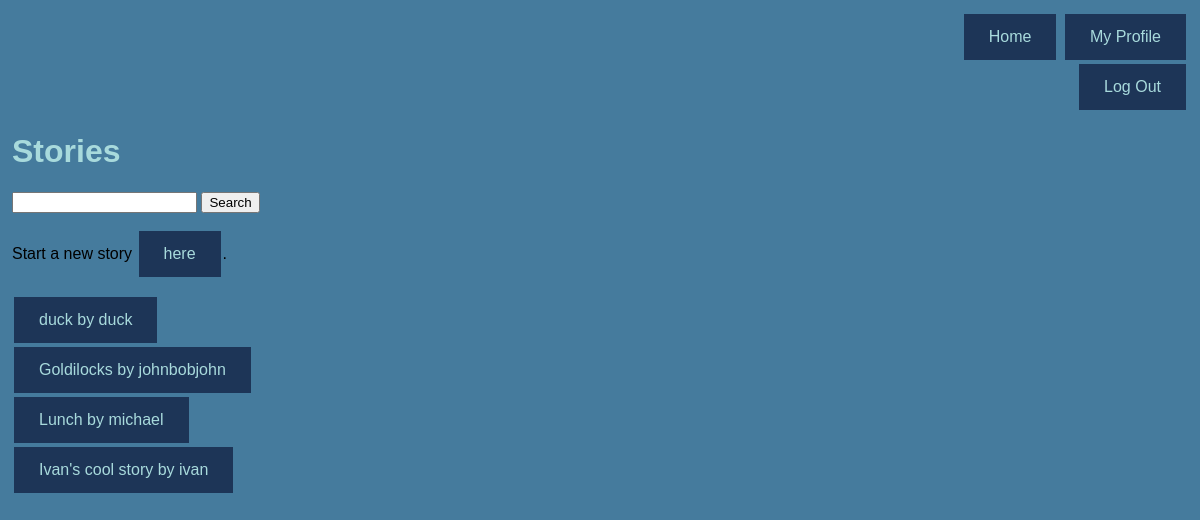
Page /stories (signed in) on the committed database.
### tables this page shows
CREATE TABLE `story`(id INTEGER PRIMARY KEY,time_created TIMESTAMP,title VARCHAR,created_by INTEGER);

CREATE TABLE `user` (id INTEGER PRIMARY KEY, username VARCHAR, password BLOB, time_created TIMESTAMP DEFAULT CURRENT_TIMESTAMP);

### app/__init__.py (the view)
@app.route('/stories')
@login_required
def stories():
    storyThreads = Story.get_all_stories()
    return render_template('stories.html', title='Story Hub', threads=storyThreads)

### app/__init__.py (called while the page is built)
@app.before_request
def before_request():
    session.permanent = True

@app.context_processor
def make_template_globals():
    return dict(current_user=current_user())

### app/database/__init__.py (called while the page is built)
def execute_command(cmd):
    db = sqlite3.connect('database.db')
    c = db.cursor()
    ret = c.execute(cmd)
    db.commit()
    return ret

### app/database/story.py (called while the page is built)
    @staticmethod
    def get_all_stories():
        data = execute_command(
            'SELECT id FROM `story` '
            'ORDER BY id DESC').fetchall()
        stories = list()
        for s in data:
            stories.append(Story(s[0]))
        return stories

### app/session_management.py (called while the page is built)
def current_user():
    if 'user_id' in session:
        return User(session['user_id'])
    return None

def login_required(f):
    @wraps(f)
    def dec(*args, **kwargs):
        if 'user_id' in session:
            for arg in args:
                print(arg)
            return f(*args, **kwargs)
        flash('You must be logged in to view [%s]!' % request.path, 'red')
        return redirect('/login')
    return dec

### app/templates/stories.html
{% extends "_base.html" %}
{% block content %}
    <div align="right">
        <a href="{{ url_for('index') }}">Home</a>
        <a href="{{ url_for('profile') }}">My Profile</a><br>
        <a href="{{ url_for('logout') }}">Log Out</a>
    </div>
    <h1>Stories</h1>
    <form method="post" action="/search">
        <input type="text" name="query">
        <input type="submit" name="button" value="Search">
    </form>
    <p>Start a new story <a href="{{ url_for('new_story') }}">here</a>.</p>
    {% for story in threads %}
        <a href="{{ url_for('show_story', id=story.id) }}">{{ story.title }} by {{ story.author.username }}</a><br>
    {%  endfor %}
{% endblock content %}

### app/static/base.css (style rules this page uses)
body { display: block; margin: 12px; background-color: #457B9D; font-family: Arial; }
h1 { color : #A8DADC; }
a { background-color: #1D3557; color: #A8DADC; padding: 14px 25px; margin: 2px; text-align: right; text-decoration: none; display: inline-block; }

### rows in the picture
story: title "duck", author.username "duck"
story: title "Goldilocks", author.username "johnbobjohn"
story: title "Lunch", author.username "michael"
story: title "Ivan's cool story", author.username "ivan"
